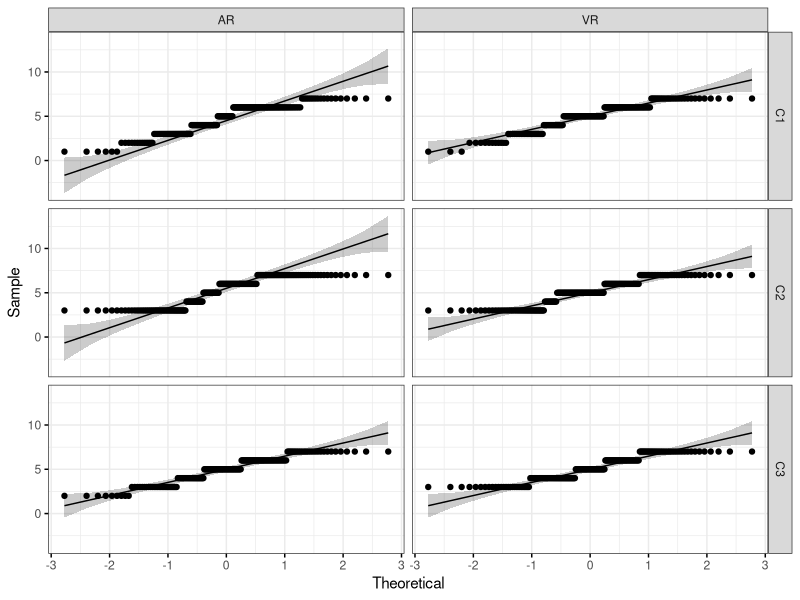
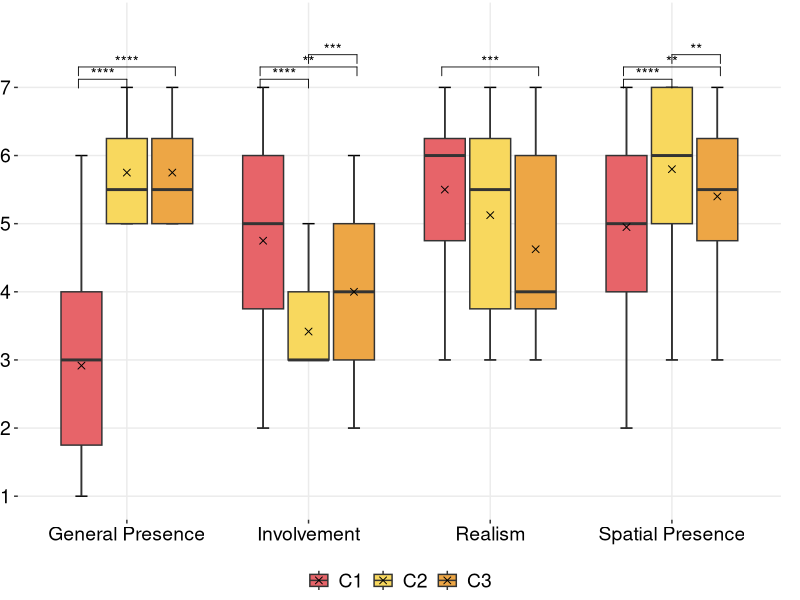
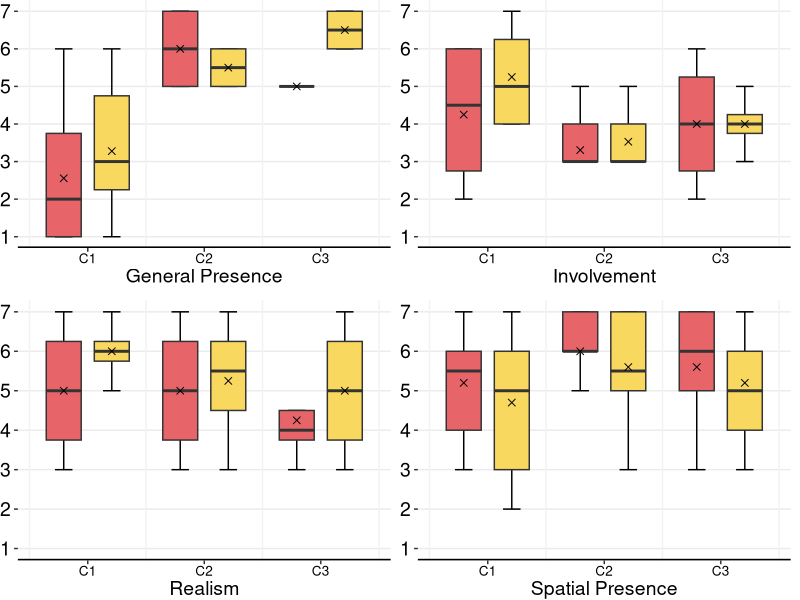
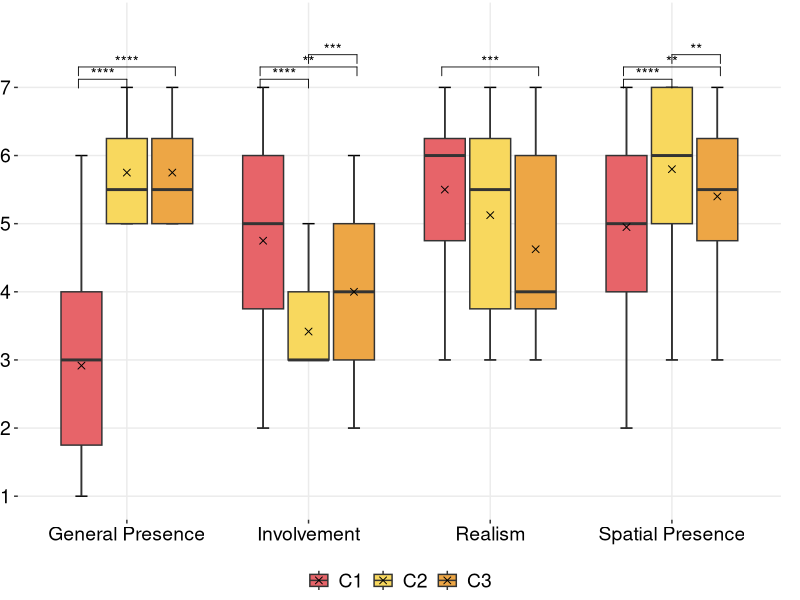

These charts were generated, in order, by the following R code: (Note: this script raises an error after producing the figures.)
## ---- chunk 1
library(ggplot2)
library(ggpubr)
library(dplyr)
library(gridExtra)
library(grid)
library(rstatix)

coloring = c("#E76469", "#F8D85E","#EDA645","#D1B0B3","#8C99A6","#ADD299","#4FA490","#3B7F9F")
fontsize = 14
dodge = .75

# Add automatically x and y positions
df=read.csv('csv/spatial.csv', sep=",")

head(df, n = 9)
## ---- chunk 2
data=read.csv('csv/spatial.csv', sep=",")
my_summary <- data %>%
  group_by(role, conditions) %>%
  summarize(
    Mean = mean(score),
    Median = median(score),
    SD = sd(score),
    Min = min(score),
    Max = max(score)
  )

# Print the table
my_summary
## ---- chunk 3

df=read.csv('csv/spatial.csv', sep=",")

ggqqplot(df, "score", ggtheme = theme_bw()) + facet_grid(conditions~role)

df_ar_c1 <- df[df$role == 'AR' &  df$conditions == 'C1', ]
df_ar_c2 <- df[df$role == 'AR' &  df$conditions == 'C2', ]
df_ar_c3 <- df[df$role == 'AR' &  df$conditions == 'C3', ]

shapiro.test(df_ar_c1$score)
shapiro.test(df_ar_c2$score)
shapiro.test(df_ar_c3$score)

df_vr_c1 <- df[df$role == 'VR' &  df$conditions == 'C1', ]
df_vr_c2 <- df[df$role == 'VR' &  df$conditions == 'C2', ]
df_vr_c3 <- df[df$role == 'VR' &  df$conditions == 'C3', ]

shapiro.test(df_vr_c1$score)
shapiro.test(df_vr_c2$score)
shapiro.test(df_vr_c3$score)

## ---- chunk 4

df=read.csv('csv/spatial.csv', sep=",")


## within subject
# df_ar <- df[df$role == 'AR', ]
# Remote User
# df <- df  %>%
#   convert_as_factor(id)

# anova_test(
#   data = df, dv = score, wid = id,
#   within = c(params, conditions)
# )


# Local User
# df_ar <- df[df$role == 'AR', ]
# 
# df_ar=read.csv('csv/rtlxx.csv', sep=",")
# df_ar <- df_ar  %>%
#   convert_as_factor(id)
# 
# anova_test(
#   data = df_ar, dv = score, wid = id,
#   within = c(params, conditions)
# )


# Between subject

anova_test(
  data = df, dv = score, wid = id, between = c(role)
)

## ---- chunk 5
stat.test <- df %>% 
  group_by(params) %>% 
  wilcox_test(score~conditions, p.adjust.method = 'BH') %>%
  add_significance("p") %>%
  add_xy_position(x = "params")
  
bxp <- ggplot(df, aes(x = params, y = score)) + 
  stat_boxplot(aes(fill = conditions), 
               geom = "errorbar", 
               width = 0.2,
               position = position_dodge(width = 0.75)) +
  geom_boxplot(aes(fill = conditions), outlier.shape=NA) +
  stat_summary(aes(fill = conditions), 
               fun.y="mean", 
               geom= "point", 
               shape = 4, 
               size = 2,
               colour= "black", 
               position = position_dodge(width = 0.75)) +
  # stat_summary(aes(fill = conditions), 
  #              fun="median",
  #              colour= "black", 
  #              position = position_dodge(width = 0.75)) +
  theme_bw()

bxp + stat_pvalue_manual(stat.test, label = 'p.signif', hide.ns = TRUE, tip.length = 0.02) +
  scale_fill_manual(name= "conditions", values = c("#E76469", "#F8D85E","#EDA645")) +
  scale_color_manual(name = "conditions", values = c("#E76469", "#F8D85E","#EDA645")) + 
  scale_y_continuous(minor_breaks = seq(0, 7.9, 1), breaks = seq(1, 7.9, by=1), limits=c(1,7.9)) +
  theme(axis.line = element_blank(),
        axis.title.x=element_blank(),
        axis.title.y=element_blank(),
        axis.text.x = element_text(color="black", size=fontsize),
        axis.text.y = element_text(color="black", size=fontsize),
        text = element_text(size=fontsize),
        strip.background = element_blank(),
        plot.background = element_blank(),
        plot.margin = unit(c(0.005, .025, 0, 0), "null"),
        panel.border = element_blank(),
        panel.spacing = unit(c(0, 0, 0, 0), "null"),
        #panel.grid.major = element_blank(),
        legend.position="bottom",
        legend.direction = "horizontal",
        legend.justification = c("center", "top"),
        legend.title=element_blank(),
        legend.text=element_text(size=fontsize),
        legend.box.just = "right",
        legend.box.background = element_blank())

# saving the final figure
ggsave("out/spatial.pdf", width = 8, height = 4, dpi = 1000)
## ---- chunk 6
df=read.csv('csv/spatial.csv', sep=",")
condition_order <- c("C1", "C2", "C3")
df$condition <- factor(df$condition, levels = condition_order)
df_gp <- df[df$params == 'General Presence', ]
df_in <- df[df$params == 'Involvement', ]
df_rl <- df[df$params == 'Realism', ]
df_sp <- df[df$params == 'Spatial Presence', ]

df_gp.stat <- df_gp %>% group_by(role) %>%
  wilcox_test(score~condition, p.adjust.method = 'holm', paired = TRUE) %>%
  add_significance("p") %>% add_xy_position(x = "condition")
df_in.stat <- df_in %>% group_by(role) %>%
  wilcox_test(score~condition, p.adjust.method = 'holm', paired = TRUE) %>%
  add_significance("p") %>% add_xy_position(x = "condition")
df_rl.stat <- df_rl %>% group_by(role) %>%
  wilcox_test(score~condition, p.adjust.method = 'holm', paired = TRUE) %>%
  add_significance("p") %>% add_xy_position(x = "condition")
df_sp.stat <- df_sp %>% group_by(role) %>%
  wilcox_test(score~condition, p.adjust.method = 'holm', paired = TRUE) %>%
  add_significance("p") %>% add_xy_position(x = "condition")

df_gp.stat2 <- df_gp %>% wilcox_test(score~condition, p.adjust.method = 'holm', paired = TRUE) %>%
  add_significance("p") %>% add_xy_position(x = "condition")
df_in.stat2 <- df_in %>% wilcox_test(score~condition, p.adjust.method = 'holm', paired = TRUE) %>%
  add_significance("p") %>% add_xy_position(x = "conditions")
df_rl.stat2 <- df_rl %>% wilcox_test(score~condition, p.adjust.method = 'holm', paired = TRUE) %>%
  add_significance("p") %>% add_xy_position(x = "condition")
df_sp.stat2 <- df_sp %>% wilcox_test(score~condition, p.adjust.method = 'holm', paired = TRUE) %>%
  add_significance("p") %>% add_xy_position(x = "condition")


cp <- function(df, dodge, lab) {
    ggplot(df, aes(x = conditions, y = score)) +
    stat_boxplot(aes(fill = role), geom = "errorbar", width = 0.3, position = position_dodge(1.1*dodge)) +
    geom_boxplot(aes(fill = role), width = 0.8*dodge, coef = 0, outlier.alpha = 0, show.legend = F,
                 position = position_dodge(1.1*dodge)) +
    stat_summary(aes(fill = role), fun.y = mean,
                 geom= "point", shape = 4, size = 2, colour= "black",
                 position = position_dodge(1.1*dodge)) +
    geom_vline(xintercept=c(0.5,1.5,2.5,3.5,4.5),color="#F2F2F2")+ 
    xlab(lab) +
    ylab(NULL) +
    # stat_pvalue_manual(stat, label = 'p.adj.signif', hide.ns = TRUE, tip.length = 0.02) +
    # stat_pvalue_manual(stat2, label = 'p.adj.signif', hide.ns = TRUE, tip.length = 0.02) +
    scale_fill_manual(name= "conditions", values = coloring) +
    scale_color_manual(name = "conditions", values = coloring) +
    scale_y_continuous(minor_breaks = seq(1, 7, 1), breaks = seq(1, 7, by=1), limits=c(1, 7)) +
    annotation_custom(grid::linesGrob(y = c(0,0), gp = grid::gpar(lwd=3))) +
    theme_bw() +
    theme(
      axis.line = element_blank(),
      axis.title.y=element_blank(),
      axis.text.x = element_blank(),
      axis.text.y = element_text(color="black", size=fontsize),
      text = element_text(size=fontsize),
      strip.background = element_blank(),
      plot.background = element_blank(),
      plot.tag = element_text(angle = 90, vjust = 1, size=fontsize),
      plot.tag.position = c(1, .5),
      plot.margin = unit(c(0.0, .025, 0, 0), "null"),
      panel.border = element_blank(),
      panel.spacing = unit(c(0, 0, 0, 0), "null"),
      panel.grid.major.x = element_blank(),
      legend.key = element_blank(),
      legend.key.size = unit(.5, "cm"),
      legend.key.height = unit(1, 'cm'), 
      legend.key.width = unit(.75, 'cm'), 
      legend.position="null",
      legend.direction = "horizontal",
      legend.justification = c("center", "top"),
      legend.title=element_blank(),
      legend.text=element_text(size=fontsize, margin = margin(r = 5)),
      legend.margin = margin(0, 0, 0, 0),
      legend.spacing.x = unit(0.1, "cm"),
      legend.spacing.y = unit(0, "cm"),
      legend.box.just = "right",
      legend.box.background = element_blank()
    ) 
}

a <- cp(df_gp, dodge, 'General Presence')+ theme(
    axis.text.x = element_text(color="black", size=fontsize*.7),
    plot.margin = unit(c(0.0, .025, .05, 0), "null"),
  ) + guides(fill = guide_legend(override.aes = list(color = "transparent")))
b <- cp(df_in, dodge, 'Involvement')+ theme(
    axis.text.x = element_text(color="black", size=fontsize*.7),
    plot.margin = unit(c(0.0, .025, .05, 0), "null"),
  ) + guides(fill = guide_legend(override.aes = list(color = "transparent")))
c <- cp(df_rl, dodge, 'Realism') + theme(
    axis.text.x = element_text(color="black", size=fontsize*.7)
  ) + guides(fill = guide_legend(override.aes = list(color = "transparent")))
d <- cp(df_sp, dodge, 'Spatial Presence') + theme(
    axis.text.x = element_text(color="black", size=fontsize*.7),
  ) + guides(fill = guide_legend(override.aes = list(color = "transparent")))

final_plot <- grid.arrange(a, b, c, d, nrow = 2, ncol = 2)

ggsave("out/spatial.pdf", final_plot, width = 8, height = 5, dpi = 1000) 

## ---- chunk 7
# create a data frame
spatial_data =read.csv('csv/spatial.csv', sep=",")
attach(spatial_data)

# analysis of variance
anova = aov(score ~params, data=spatial_data)
summary(anova)

# pairwise comp
tukey = TukeyHSD(anova)
print(tukey)
## ---- chunk 8
# grouped box plot
spatial_plt <- ggplot(data = spatial_data, mapping = aes(x = params, y = score, fill = vrar)) +
  stat_boxplot(geom = "errorbar", width=.2, position=position_dodge(.75)) +
  geom_boxplot(aes(color=vrar), coef = 0, outlier.alpha = 0, show.legend = F) +
  # geom_point(position=position_jitterdodge(dodge.width=0.9)) +
  stat_compare_means(method="t.test") + 
  geom_segment(data=spatial_data, aes(x=params, xend=params, y=3.5, yend=3.5), colour="red", size=2, inherit.aes = F)  + 
  stat_summary(fun="mean", geom="point", shape=1, size=3, position=position_dodge(width=0.75), color="black") + 
  stat_summary(geom = "crossbar", width=0.65, fatten=0, color="black", fun.data = function(x){c(y=median(x), ymin=median(x), ymax=median(x))}, position=position_dodge(width=0.75)) +
  scale_fill_manual(name= "vrar", values = c("#E76469", "#F8D85E")) +
  scale_color_manual(name = "vrar", values = c("#E76469", "#F8D85E")) + 
  scale_y_continuous(minor_breaks = seq(0, 7, 1), breaks = seq(1, 7.1, by=1), limits=c(1,7.1)) + 
  theme_bw() + 
  theme(axis.line = element_blank(),
        axis.title.x=element_blank(),
        axis.title.y=element_blank(),
        axis.text.x = element_text(color="black", size=fontsize),
        axis.text.y = element_text(color="black", size=fontsize),
        text = element_text(size=fontsize),
        strip.background = element_blank(),
        plot.background = element_blank(),
        plot.margin = unit(c(0.005, .025, 0, 0), "null"),
        panel.border = element_blank(),
        panel.spacing = unit(c(0, 0, 0, 0), "null"),
        #panel.grid.major = element_blank(),
        legend.position = c(.95, 0.2),
        legend.justification = c("right", "top"),
        legend.title=element_blank(),
        legend.text=element_text(size=fontsize),
        legend.box.just = "right",
        legend.box.background = element_rect(fill = "white", color = "black", size = 1))

spatial_plt
